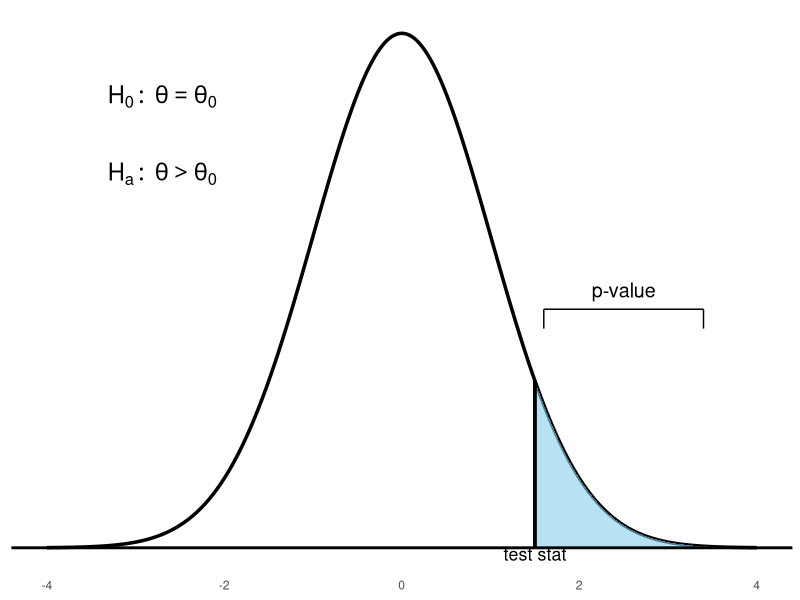
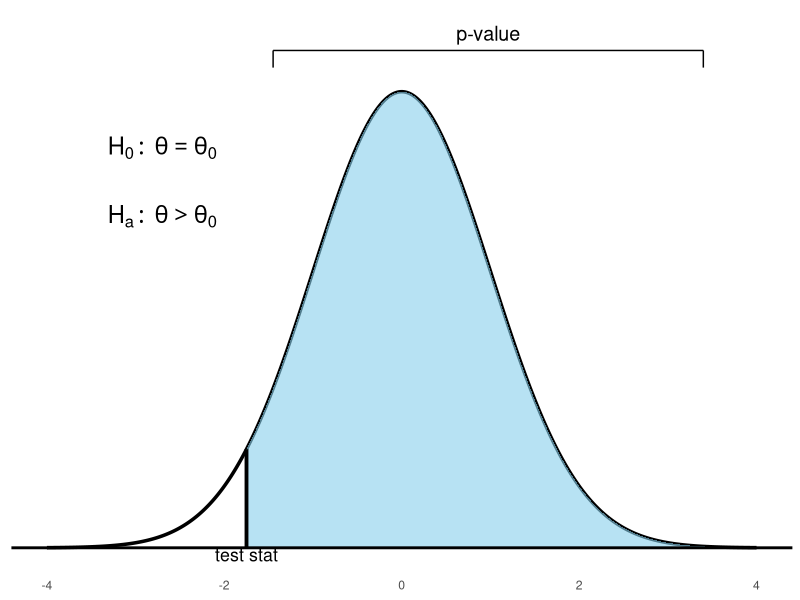
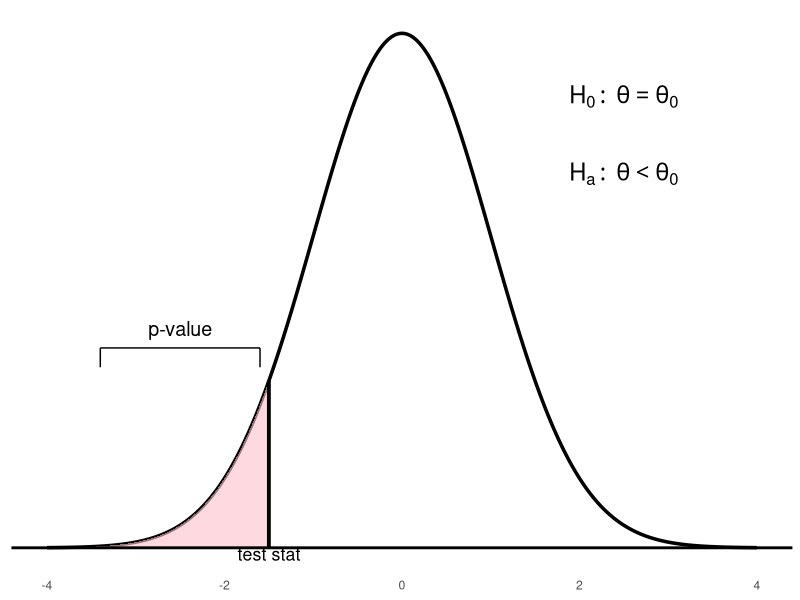
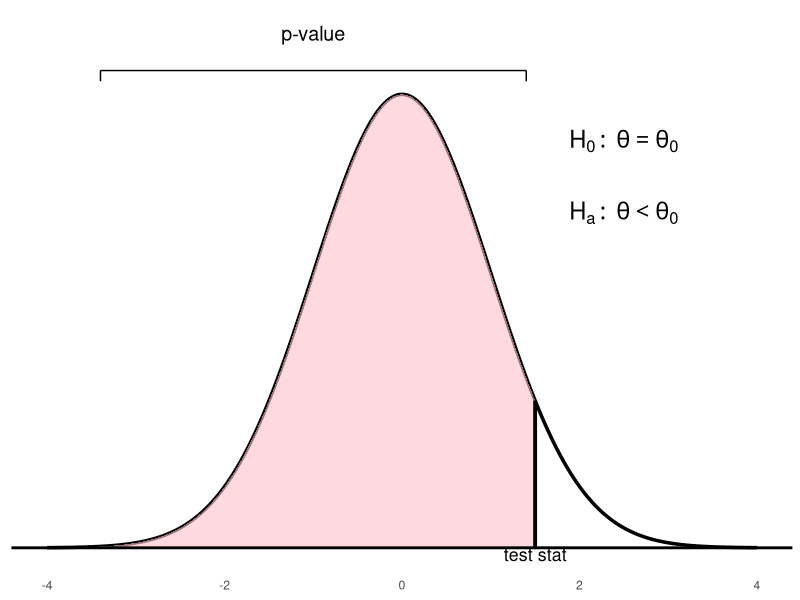
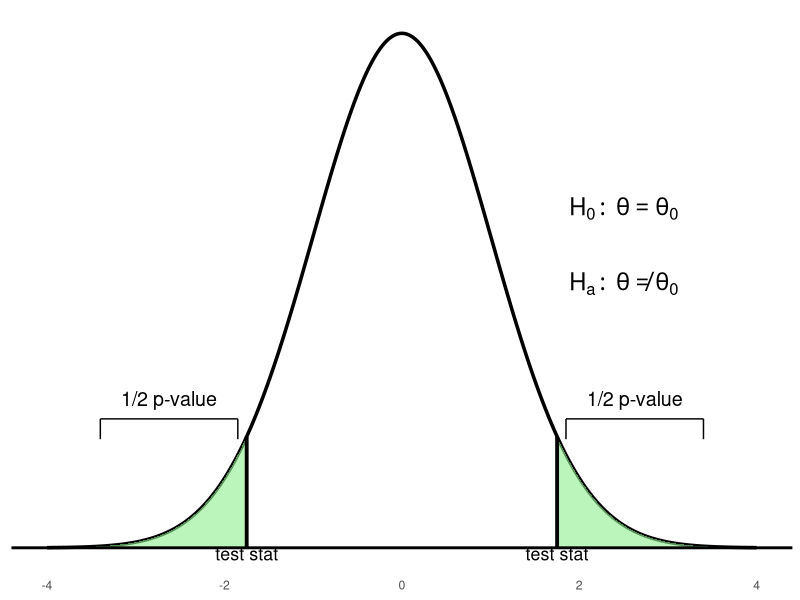
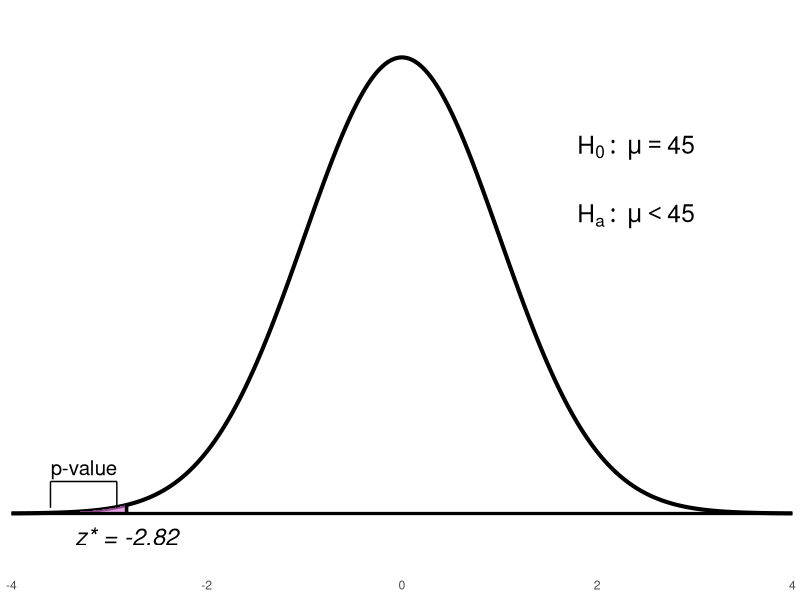
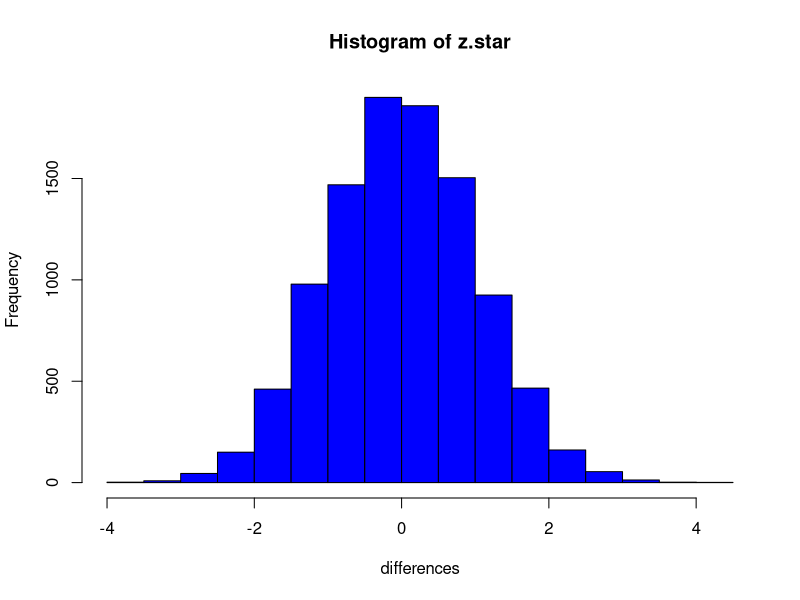
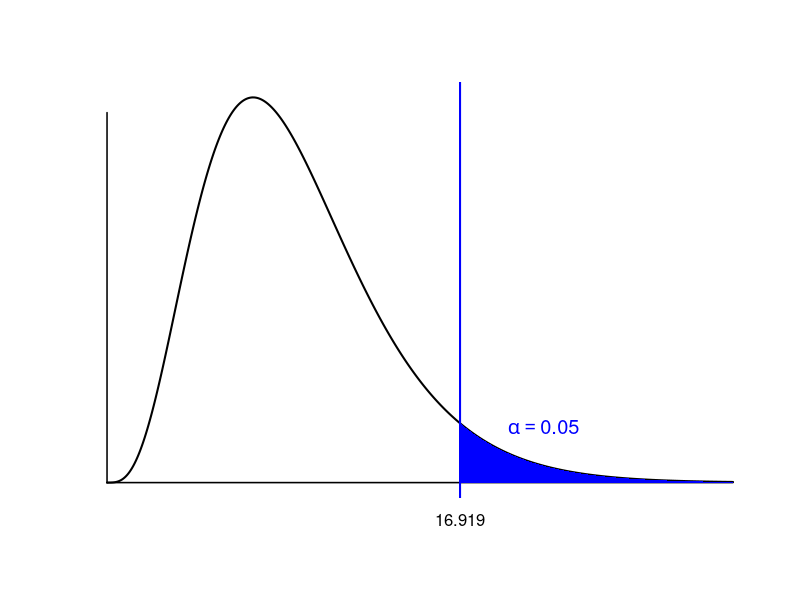

The R script that drew these images, in order:
## ---- chunk 1

library(ggplot2)

# --- First Plot: Standard blue bracket lower ---
x <- seq(-4, 4, length = 1000)
y <- dnorm(x)
test_stat <- 1.5
p_x <- seq(test_stat, 4, length = 500)
p_y <- dnorm(p_x)
x_left <- test_stat + 0.1
x_right <- 3.4
y_top <- 0.2
y_mid <- 0.185
y_bot <- 0.17

p1 <- ggplot() +
  geom_line(aes(x, y), color = "black", size = 1.2) +
  geom_area(aes(x = p_x, y = p_y), fill = "skyblue", alpha = 0.6) +
  geom_hline(yintercept = 0, color = "black", linewidth = 1) +
  geom_segment(aes(x = test_stat, xend = test_stat, y = 0, yend = dnorm(test_stat)),
               color = "black", linewidth = 1.3) +
  geom_segment(aes(x = x_left, xend = x_left, y = y_bot, yend = y_mid), color = "black") +
  geom_segment(aes(x = x_left, xend = x_right, y = y_mid, yend = y_mid), color = "black") +
  geom_segment(aes(x = x_right, xend = x_right, y = y_mid, yend = y_bot), color = "black") +
  annotate("text", x = (x_left + x_right)/2, y = y_top, label = "p-value", size = 5) +
  annotate("text", x = -2.7, y = 0.35, label = "H[0]:~theta==theta[0]", parse = TRUE, size = 6) +
  annotate("text", x = -2.7, y = 0.29, label = "H[a]:~theta > theta[0]", parse = TRUE, size = 6) +
  annotate("text", x = test_stat, y = 0.005, label = "test stat", size = 4.5, vjust = 1.5) +
  theme_minimal() +
  labs(x = NULL, y = NULL) +
  theme(axis.text.y = element_blank(),
        axis.ticks.y = element_blank(),
        panel.grid = element_blank())

print(p1)

# --- Second Plot: Blue with widest shading and highest bracket ---
y <- dnorm(x)
test_stat <- -1.75
p_x <- seq(test_stat, 4, length = 500)
p_y <- dnorm(p_x)
x_left <- test_stat + 0.3
x_right <- 3.4
y_top <- 0.45
y_mid <- 0.435
y_bot <- 0.42

p2 <- ggplot() +
  geom_line(aes(x, y), color = "black", size = 1.2) +
  geom_area(aes(x = p_x, y = p_y), fill = "skyblue", alpha = 0.6) +
  geom_hline(yintercept = 0, color = "black", linewidth = 1) +
  geom_segment(aes(x = test_stat, xend = test_stat, y = 0, yend = dnorm(test_stat)),
               color = "black", linewidth = 1.3) +
  geom_segment(aes(x = x_left, xend = x_left, y = y_bot, yend = y_mid), color = "black") +
  geom_segment(aes(x = x_left, xend = x_right, y = y_mid, yend = y_mid), color = "black") +
  geom_segment(aes(x = x_right, xend = x_right, y = y_mid, yend = y_bot), color = "black") +
  annotate("text", x = (x_left + x_right)/2, y = y_top, label = "p-value", size = 5) +
  annotate("text", x = -2.7, y = 0.35, label = "H[0]:~theta==theta[0]", parse = TRUE, size = 6) +
  annotate("text", x = -2.7, y = 0.29, label = "H[a]:~theta > theta[0]", parse = TRUE, size = 6) +
  annotate("text", x = test_stat, y = 0.005, label = "test stat", size = 4.5, vjust = 1.5) +
  theme_minimal() +
  labs(x = NULL, y = NULL) +
  theme(axis.text.y = element_blank(),
        axis.ticks.y = element_blank(),
        panel.grid = element_blank())

print(p2)
## ---- chunk 2

# First plot (lower pink bracket)
library(ggplot2)
x <- seq(-4, 4, length = 1000)
y <- dnorm(x)
test_stat <- -1.5
p_x <- seq(-4, test_stat, length = 500)
p_y <- dnorm(p_x)
x_left <- -3.4
x_right <- test_stat - 0.1
y_top <- 0.17
y_mid <- 0.155
y_bot <- 0.14
p1 <- ggplot() +
  geom_line(aes(x, y), color = "black", linewidth = 1.2) +
  geom_area(aes(x = p_x, y = p_y), fill = "pink", alpha = 0.6) +
  geom_hline(yintercept = 0, color = "black", linewidth = 1) +
  geom_segment(aes(x = test_stat, xend = test_stat, y = 0, yend = dnorm(test_stat)), color = "black", linewidth = 1.3) +
  geom_segment(aes(x = x_left, xend = x_left, y = y_bot, yend = y_mid), color = "black") +
  geom_segment(aes(x = x_left, xend = x_right, y = y_mid, yend = y_mid), color = "black") +
  geom_segment(aes(x = x_right, xend = x_right, y = y_mid, yend = y_bot), color = "black") +
  annotate("text", x = (x_left + x_right) / 2, y = y_top, label = "p-value", size = 5) +
  annotate("text", x = 2.5, y = 0.35, label = "H[0]:~theta==theta[0]", parse = TRUE, size = 6) +
  annotate("text", x = 2.5, y = 0.29, label = "H[a]:~theta < theta[0]", parse = TRUE, size = 6) +
  annotate("text", x = test_stat, y = 0.005, label = "test stat", size = 4.5, vjust = 1.5) +
  theme_minimal() +
  labs(x = NULL, y = NULL) +
  theme(axis.text.y = element_blank(), axis.ticks.y = element_blank(), panel.grid = element_blank())

print(p1)

# Second plot (curve slightly higher, bracket above)
y <- dnorm(x) * 0.95
test_stat <- 1.5
p_x <- seq(-4, test_stat, length = 500)
p_y <- dnorm(p_x) * 0.95
x_left <- -3.4
x_right <- test_stat - 0.1
y_top <- 0.43
y_mid <- 0.3989
y_bot <- 0.39
p2 <- ggplot() +
  geom_line(aes(x, y), color = "black", linewidth = 1.2) +
  geom_area(aes(x = p_x, y = p_y), fill = "pink", alpha = 0.6) +
  geom_hline(yintercept = 0, color = "black", linewidth = 1) +
  geom_segment(aes(x = test_stat, xend = test_stat, y = 0, yend = dnorm(test_stat) * 0.95), color = "black", linewidth = 1.3) +
  geom_segment(aes(x = x_left, xend = x_left, y = y_bot, yend = y_mid), color = "black") +
  geom_segment(aes(x = x_left, xend = x_right, y = y_mid, yend = y_mid), color = "black") +
  geom_segment(aes(x = x_right, xend = x_right, y = y_mid, yend = y_bot), color = "black") +
  annotate("text", x = (x_left + x_right) / 2, y = y_top, label = "p-value", size = 5) +
  annotate("text", x = 2.5, y = 0.34, label = "H[0]:~theta==theta[0]", parse = TRUE, size = 6) +
  annotate("text", x = 2.5, y = 0.28, label = "H[a]:~theta < theta[0]", parse = TRUE, size = 6) +
  annotate("text", x = test_stat, y = 0.005, label = "test stat", size = 4.5, vjust = 1.5) +
  theme_minimal() +
  labs(x = NULL, y = NULL) +
  theme(axis.text.y = element_blank(), axis.ticks.y = element_blank(), panel.grid = element_blank())

print(p2)
## ---- chunk 3
library(ggplot2)

# Generate bell curve
x <- seq(-4, 4, length = 1000)
y <- dnorm(x) * 0.95

# Test statistics for two tails
left_stat <- -1.75
right_stat <- 1.75

# Shaded green tail areas
p_x_left <- seq(-4, left_stat, length = 300)
p_y_left <- dnorm(p_x_left) * 0.95
p_x_right <- seq(right_stat, 4, length = 300)
p_y_right <- dnorm(p_x_right) * 0.95

# Bracket height - slightly higher than previous "blue" reference
y_top <- 0.11
y_mid <- 0.095
y_bot <- 0.08

# Bracket horizontal positions
x_l1 <- -3.4
x_l2 <- left_stat - 0.1
x_r1 <- right_stat + 0.1
x_r2 <- 3.4

# Create plot
p <- ggplot() +
  geom_line(aes(x, y), color = "black", linewidth = 1.2) +
  geom_area(aes(x = p_x_left, y = p_y_left), fill = "lightgreen", alpha = 0.6) +
  geom_area(aes(x = p_x_right, y = p_y_right), fill = "lightgreen", alpha = 0.6) +
  geom_hline(yintercept = 0, color = "black", linewidth = 1) +
  geom_segment(aes(x = left_stat, xend = left_stat, y = 0, yend = dnorm(left_stat) * 0.95),
               color = "black", linewidth = 1.3) +
  geom_segment(aes(x = right_stat, xend = right_stat, y = 0, yend = dnorm(right_stat) * 0.95),
               color = "black", linewidth = 1.3) +

  # Left bracket
  geom_segment(aes(x = x_l1, xend = x_l1, y = y_bot, yend = y_mid), color = "black") +
  geom_segment(aes(x = x_l1, xend = x_l2, y = y_mid, yend = y_mid), color = "black") +
  geom_segment(aes(x = x_l2, xend = x_l2, y = y_mid, yend = y_bot), color = "black") +
  annotate("text", x = (x_l1 + x_l2)/2, y = y_top, label = "1/2 p-value", size = 5) +

  # Right bracket
  geom_segment(aes(x = x_r1, xend = x_r1, y = y_bot, yend = y_mid), color = "black") +
  geom_segment(aes(x = x_r1, xend = x_r2, y = y_mid, yend = y_mid), color = "black") +
  geom_segment(aes(x = x_r2, xend = x_r2, y = y_mid, yend = y_bot), color = "black") +
  annotate("text", x = (x_r1 + x_r2)/2, y = y_top, label = "1/2 p-value", size = 5) +

  # Hypotheses on the right
  annotate("text", x = 2.5, y = 0.25, label = "H[0]:~theta==theta[0]", parse = TRUE, size = 6) +
  annotate("text", x = 2.5, y = 0.195, label = "H[a]:~theta != theta[0]", parse = TRUE, size = 6) +
  annotate("text", x = left_stat, y = 0.005, label = "test stat", size = 4.5, vjust = 1.5) +
  annotate("text", x = right_stat, y = 0.005, label = "test stat", size = 4.5, vjust = 1.5) +

  # Style
  theme_minimal() +
  labs(x = NULL, y = NULL) +
  theme(
    axis.text.y = element_blank(),
    axis.ticks.y = element_blank(),
    panel.grid = element_blank()
  )
# PRINT the plot
p
## ---- chunk 4
library(ggplot2)

# Normal curve data
x <- seq(-4, 4, length = 1000)
y <- dnorm(x)

# Shaded left-tail region
test_stat <- -2.82
p_x <- seq(-4, test_stat, length = 500)
p_y <- dnorm(p_x)

# Bracket near pink area
x_left <- -3.6
x_right <- test_stat - 0.1
y_bot <- 0.005
y_mid <- 0.028
y_top <- 0.04

# Build plot
p <- ggplot() +
  geom_line(aes(x, y), color = "black", linewidth = 1.4) +
  geom_area(aes(x = p_x, y = p_y), fill = "orchid", alpha = 0.65) +
  geom_hline(yintercept = 0, color = "black", linewidth = 1.1) +

  # Test statistic line and label
  geom_segment(aes(x = test_stat, xend = test_stat, y = 0, yend = dnorm(test_stat)), 
               color = "black", linewidth = 1.2) +
  annotate("text", x = test_stat, y = -0.02, label = "z* = -2.82", size = 6, fontface = "italic") +

  # Bracket and p-value label
  geom_segment(aes(x = x_left, xend = x_left, y = y_bot, yend = y_mid), color = "black") +
  geom_segment(aes(x = x_left, xend = x_right, y = y_mid, yend = y_mid), color = "black") +
  geom_segment(aes(x = x_right, xend = x_right, y = y_mid, yend = y_bot), color = "black") +
  annotate("text", x = (x_left + x_right)/2, y = y_top, label = "p-value", size = 5.2) +

  # Hypotheses
  annotate("text", x = 2.4, y = 0.32, label = "H[0]:~mu==45", parse = TRUE, size = 6.2) +
  annotate("text", x = 2.4, y = 0.26, label = "H[a]:~mu < 45", parse = TRUE, size = 6.2) +

  # Axes
  scale_x_continuous(breaks = c(-4, -2, 0, 2, 4), limits = c(-4, 4), expand = c(0, 0)) +
  scale_y_continuous(limits = c(-0.03, 0.42)) +

  theme_minimal() +
  labs(x = NULL, y = NULL) +
  theme(
    axis.text.y = element_blank(),
    axis.ticks = element_blank(),
    panel.grid = element_blank()
  )

p
## ---- chunk 5
n <- 10
mu.zero <- 0
sigma <- 1
sigma.xbar <- sigma / sqrt(n)

# m = number of simulations;
m <- 10000
x.bar <- rnorm(m, mean = mu.zero, sd = sigma.xbar)

# z.star = test statistic;
z.star <- (x.bar - mu.zero) / sigma.xbar

# Create the histogram
hist(z.star, col = "blue", xlab = "differences", main = "Histogram of z.star")
## ---- chunk 6
# Parameters
df <- 9
alpha <- 0.05
x_crit <- qchisq(1 - alpha, df = df)

# Data
x <- seq(0, 30, length.out = 500)
y <- dchisq(x, df = df)

# Plot empty frame
plot(x, y, type = "n", xlab = "", ylab = "", axes = FALSE, main = "")

# Draw plain axes (no arrows)
segments(0, 0, 30, 0, lwd = 1.5)  # X-axis
segments(0, 0, 0, 0.1, lwd = 1.5) # Y-axis

# Draw density curve
lines(x, y, col = "black", lwd = 2)

# Shade rejection region
x_fill <- seq(x_crit, 30, length.out = 200)
y_fill <- dchisq(x_fill, df = df)
polygon(c(x_fill, rev(x_fill)), c(y_fill, rep(0, length(y_fill))),
        col = "blue", border = NA)

# Critical line
abline(v = x_crit, col = "blue", lwd = 2)

# Adjust label: lower position
text(x_crit, -0.01, "16.919", cex = 1, col = "black", xpd = TRUE)

# Alpha label, kept shifted right
text(x_crit + 4, 0.015, expression(alpha == 0.05), col = "blue", cex = 1.2)
